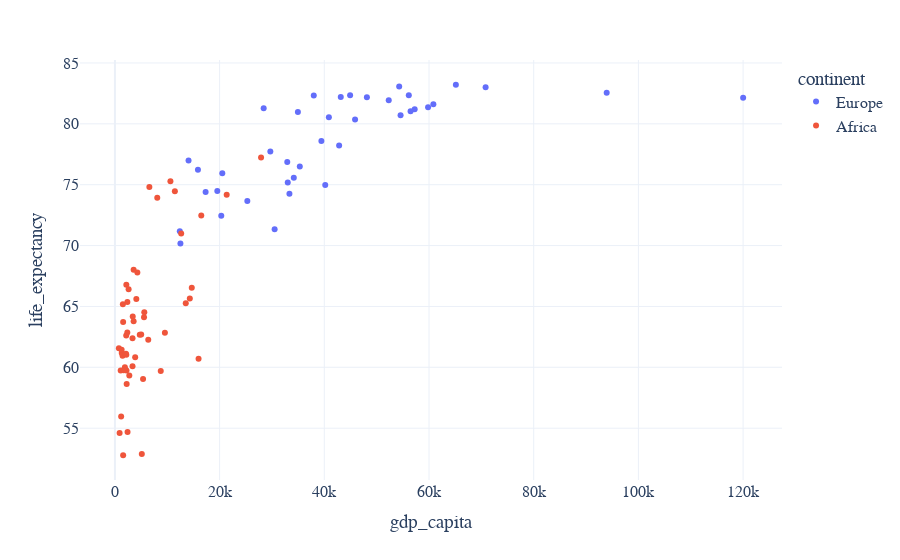

Notebook cell for this chart:
### Code cell
fig = px.scatter(data_frame=df, x='gdp_capita', y='life_expectancy', color='continent')
fig.update_layout(template='plotly_white')
